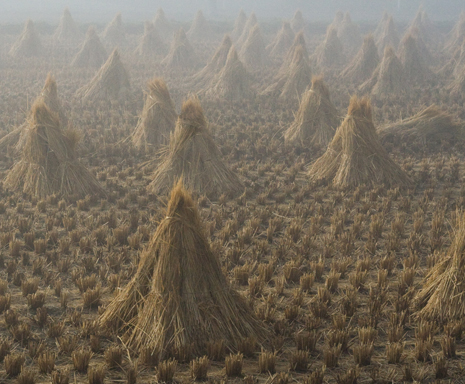
#> input picture code/DehazeNet-caffe/Demo/cones.jpg, 465 x 384 px, found by its file name
$ python HazeRemoval.py   (older library calls are emulated)
#> lines starting #> are read from the running program, lines starting #| are printed output that depends on the picture
import cv2
import numpy as np

pic_dir = "./images/"

def dark_channel(img, size=15):
    r, g, b = cv2.split(img)
    min_img = cv2.min(r, cv2.min(g, b))
    kernel = cv2.getStructuringElement(cv2.MORPH_RECT, (size, size))
    dc_img = cv2.erode(min_img, kernel)
    return dc_img


def get_atmo(img, percent=0.001):
    mean_perpix = np.mean(img, axis=2).reshape(-1)
    mean_topper = mean_perpix[:int(img.shape[0] * img.shape[1] * percent)]
    return np.mean(mean_topper)


def get_trans(img, atom, w=0.95):
    x = img / atom
    t = 1 - w * dark_channel(x, 15)
    return t


def guided_filter(p, i, r, e):
    """
    :param p: input image
    :param i: guidance image
    :param r: radius
    :param e: regularization
    :return: filtering output q
    """
    # 1
    mean_I = cv2.boxFilter(i, cv2.CV_64F, (r, r))
    mean_p = cv2.boxFilter(p, cv2.CV_64F, (r, r))
    corr_I = cv2.boxFilter(i * i, cv2.CV_64F, (r, r))
    corr_Ip = cv2.boxFilter(i * p, cv2.CV_64F, (r, r))
    # 2
    var_I = corr_I - mean_I * mean_I
    cov_Ip = corr_Ip - mean_I * mean_p
    # 3
    a = cov_Ip / (var_I + e)
    b = mean_p - a * mean_I
    # 4
    mean_a = cv2.boxFilter(a, cv2.CV_64F, (r, r))
    mean_b = cv2.boxFilter(b, cv2.CV_64F, (r, r))
    # 5
    q = mean_a * i + mean_b
    return q


def dehaze(path, output=None):
#> called with path = 'cones.jpg', output = 'output.jpg'
    im = cv2.imread(path)
#> im is the input picture: shape (384, 465, 3); mean B, G, R 97, 111.4, 121.2
    img = im.astype('float64') / 255
    img_gray = cv2.cvtColor(im, cv2.COLOR_BGR2GRAY).astype('float64') / 255
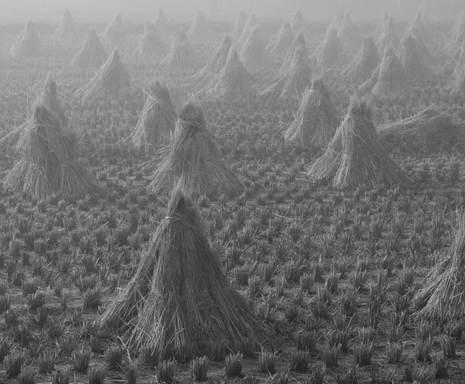
#> img_gray: shape (384, 465) float64; min 0.118, max 0.82, mean 0.442
    atom = get_atmo(img)
#> in get_atmo, `mean_topper = mean_perpix[:int(img.shape[0] * img.shape[1] * percent)]`: mean_topper = 178 values, max 0.774 at index 38, min 0.725 at index 176, mean 0.753
#> atom = 0.753
    trans = get_trans(img, atom)
    trans_guided = guided_filter(trans, img_gray, 15, 0.0001)
#> in guided_filter, `var_I = corr_I - mean_I * mean_I`:
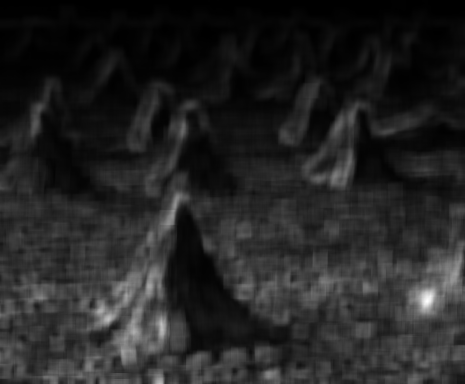
#> var_I: shape (384, 465) float64; min 1.43e-05, max 0.0192, mean 0.00278; drawn with min black and max white
#> in guided_filter, `cov_Ip = corr_Ip - mean_I * mean_p`:
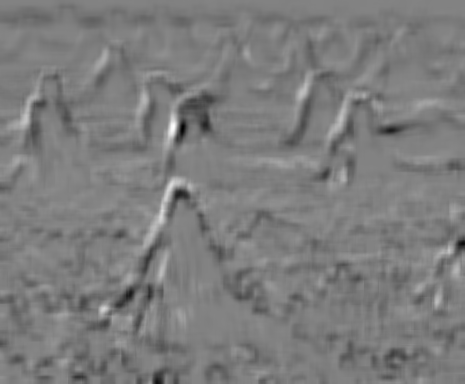
#> cov_Ip: shape (384, 465) float64; min -0.00225, max 0.00213, mean -0.000105; drawn with min black and max white
#> in guided_filter, `b = mean_p - a * mean_I`:
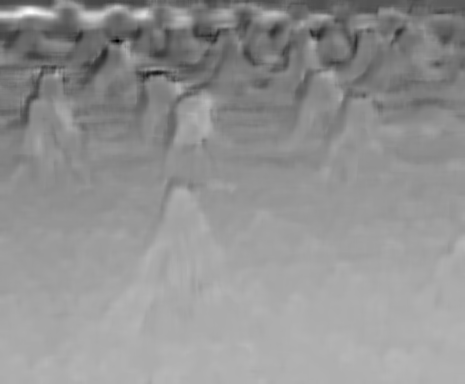
#> b: shape (384, 465) float64; min -0.412, max 1.45, mean 0.658; drawn with min black and max white
#> in guided_filter, `mean_a = cv2.boxFilter(a, cv2.CV_64F, (r, r))`:
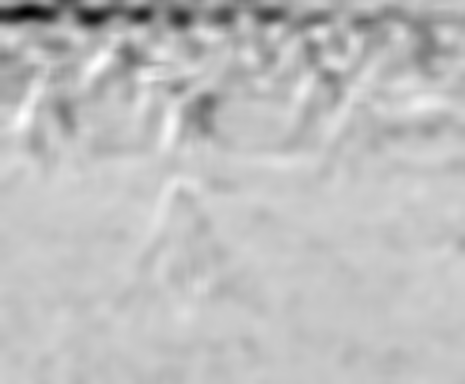
#> mean_a: shape (384, 465) float64; min -1.13, max 0.29, mean -0.0725; drawn with min black and max white
#> in guided_filter, `mean_b = cv2.boxFilter(b, cv2.CV_64F, (r, r))`:
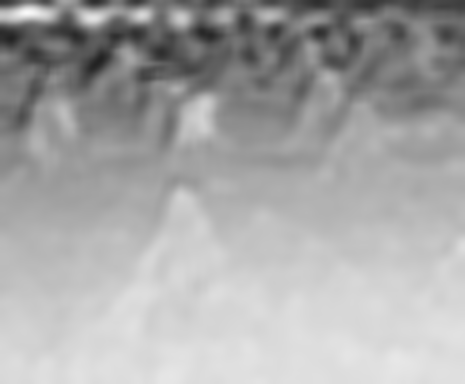
#> mean_b: shape (384, 465) float64; min 0.134, max 0.977, mean 0.658
    trans_guided = cv2.max(trans_guided, 0.25)
    result = np.empty_like(img)
    for i in range(3):
        result[:, :, i] = (img[:, :, i] - atom) / trans_guided + atom
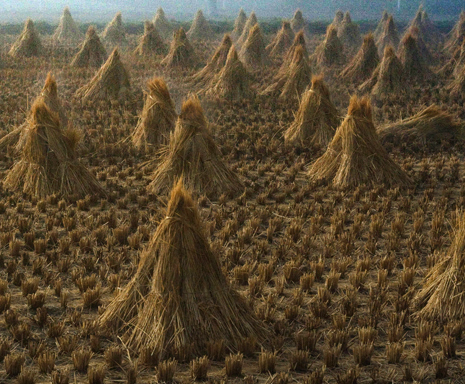
#> result: shape (384, 465, 3) float64; mean B, G, R 0.182, 0.269, 0.324; drawn with min black and max white
    # cv2.imshow("source", img)
    # cv2.imshow("result", result)
    cv2.waitKey()
    if output is not None:
        cv2.imwrite(output, result * 255)


if __name__ == '__main__':
    """
    with open(pic_dir + "test_list.txt") as f:
        contents = f.readlines()
        haze_names = [i.strip() for i in contents]
    for pic_name in haze_names:
        out_name = pic_name.split('_')[0]+".jpg"
        dehaze(pic_dir + "haze/" + pic_name, pic_dir + "result/" + out_name)
    """
    dehaze('cones.jpg', 'output.jpg')

$ run again, with code/DehazeNet-caffe/Demo/canon.jpg copied over code/DehazeNet-caffe/Demo/cones.jpg
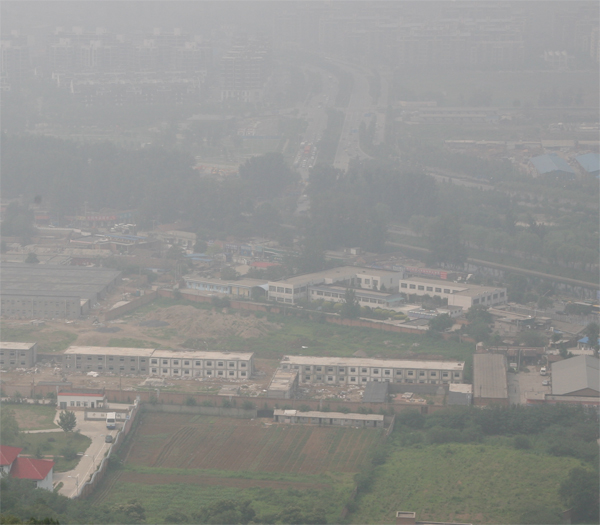
#> input picture code/DehazeNet-caffe/Demo/canon.jpg, 600 x 525 px, found by its file name
#> in dehaze, im is the input picture: shape (525, 600, 3); mean B, G, R 143, 145.6, 145.4
#> mean_topper = 315 values, max 0.746 at index 0, min 0.711 at index 312, mean 0.724
#> atom = 0.724
#> after the loop in dehaze, `for i in range(3):`:
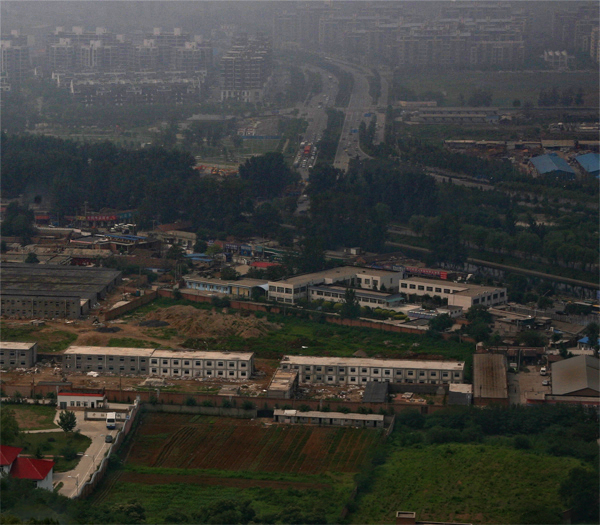
#> result: shape (525, 600, 3) float64; mean B, G, R 0.287, 0.306, 0.303; drawn with min black and max white
#> in dehaze, `cv2.imwrite(output, result * 255)`:
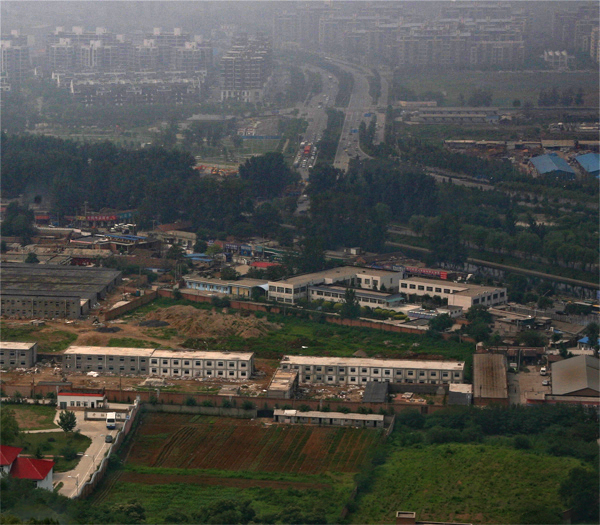
#> saved as output.jpg: shape (525, 600, 3); mean B, G, R 73, 77.9, 77.2
